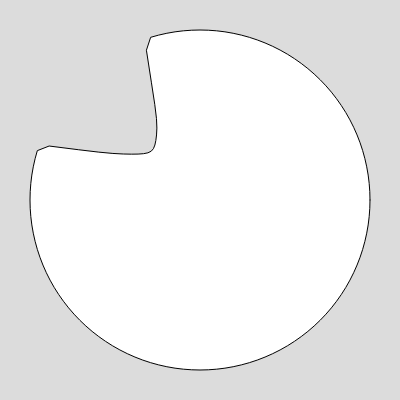
Frame 1 (no input)
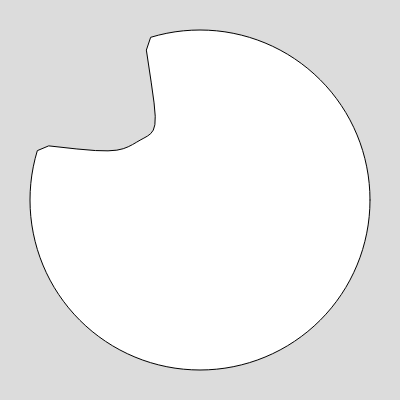
Frame 60 (no input)
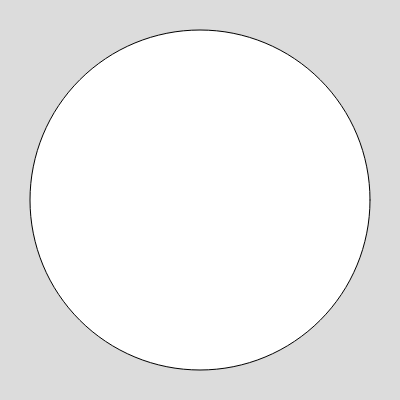
Frame 120 (the mouse pressed at the canvas centre since frame 60)

The p5.js sketch that drew these frames (run headless with seeded random() and noise() and a simulated clock; from frame 60 on, the mouse is pressed at the canvas centre):

// p5.js sketch
// ── sketch.js
function setup() {
  createCanvas(400, 400);
}


function circleShape(x, y, minR, maxR, noiseScl, segments) {
  minR = minR || 20;
  maxR = maxR || 170;
  noiseScl = noiseScl || 0.5;
  
  segments = segments || 128;
  
  beginShape();
  for(let i = 0; i <= segments; i++) {
    let angle = i / segments * TWO_PI;
    let xi = cos(angle);
    let yi = sin(angle);
    let n = noise(xi * noiseScl + 100, yi * noiseScl + 100, frameCount * 0.005) * (maxR - minR) + minR;
    let d = dist(mouseX, mouseY, x + xi * maxR, y + yi * maxR);
    
    n = mix(n, maxR, pow(d / 150, 10))
    vertex(x + xi * n, y + yi * n);
  }
  endShape();
}

function mix(a, b, n) {
  n = max(min(n, 1), 0);
  return b * n + a * (1 - n);
}

function draw() {
  background(220);
  
  circleShape(width / 2, height / 2)
}
